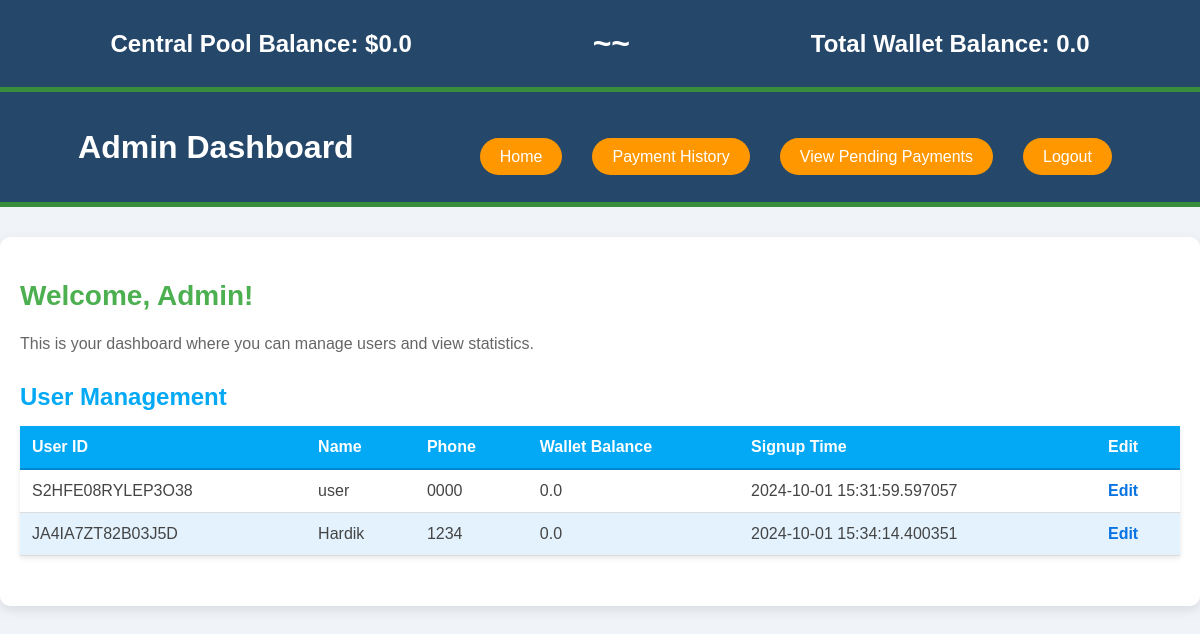
Screenshot of /admin/dashboard (signed in) with the database file from the repository.
### tables this page shows
CREATE TABLE central_pool (
            id INTEGER PRIMARY KEY,
            balance REAL NOT NULL DEFAULT 0
        );

CREATE TABLE users (
            id TEXT PRIMARY KEY,
            name TEXT NOT NULL,
            phone TEXT NOT NULL,
            password TEXT NOT NULL,
            invitation_code TEXT,
            signup_time DATETIME NOT NULL,
            user_count INTEGER NOT NULL,
            logged_in INTEGER DEFAULT 0
        );

### app.py (the view)
@app.route('/admin/dashboard')
def admin_dashboard():
    if 'admin_id' not in session:
        flash("Please log in to access the admin dashboard.")
        return redirect(url_for('admin_login'))
    users = get_users_with_wallets()  # This function will be defined below
    total_wallet_balance = get_total_wallet_balance()  # Get total wallet balance
    central_pool_balance = get_central_pool_balance()  # Create this function
    return render_template('admin_dashboard.html', users=users,
                           total_wallet_balance=total_wallet_balance,
                           central_pool_balance=central_pool_balance)

### database.py (called while the page is built)
def get_db_connection():
    conn = sqlite3.connect('database.db', timeout=10)
    conn.execute('PRAGMA busy_timeout = 10000')
    conn.row_factory = sqlite3.Row  # Allows accessing columns by name
    return conn

def get_users_with_wallets():
    conn = get_db_connection()
    cursor = conn.cursor()
    cursor.execute('''
        SELECT users.id, users.name, users.phone, IFNULL(wallets.balance, 0) AS wallet_balance, users.signup_time
        FROM users
        LEFT JOIN wallets ON users.id = wallets.user_id
    ''')
    users = cursor.fetchall()
    conn.close()
    return users

def get_central_pool_balance():
    conn = get_db_connection()
    cursor = conn.cursor()
    cursor.execute("SELECT balance FROM central_pool WHERE id = 1")  # Assuming only one row
    balance = cursor.fetchone()
    conn.close()
    return balance['balance'] if balance else 0

def get_total_wallet_balance():
    conn = get_db_connection()
    cursor = conn.cursor()
    cursor.execute('''
        SELECT SUM(balance) AS total_balance
        FROM wallets
    ''')
    total_balance = cursor.fetchone()['total_balance']
    conn.close()
    return total_balance if total_balance is not None else 0

### templates/admin_dashboard.html (shortened to what this page needs)
<!DOCTYPE html>
<html lang="en">
<head>
    <link rel="stylesheet" href="{{ url_for('static', filename='styles.css') }}" />
</head>
<body>
    <header>
        <h2>Central Pool Balance: ${{ central_pool_balance }}</h2>
        <h1>~~</h1>
        <h2>Total Wallet Balance: {{ total_wallet_balance }}</h2>
    </header>
    <header>
        <h1>Admin Dashboard</h1>
        <nav>
            <ul>
                <li><a href="{{ url_for('admin_dashboard') }}">Home</a></li>
                <li><a href="{{url_for('admin_payment_history')}}">Payment History</a></li>
                <li>
                    <a href="{{ url_for('admin_pending_payments') }}">View Pending Payments</a>
                </li>
                <li><a href="{{url_for('logout')}}">Logout</a></li>
            </ul>
        </nav>
    </header>
    <main>
        <h2>Welcome, Admin!</h2>
        <p>
            This is your dashboard where you can manage users and view statistics.
        </p>
        <section>
            <h3>User Management</h3>
            <table>
                <thead>
                    <tr>
                        <th>User ID</th>
                        <th>Name</th>
                        <th>Phone</th>
                        <th>Wallet Balance</th>
                        <th>Signup Time</th>
                        <th>Edit</th>
                    </tr>
                </thead>
                <tbody>
                    {% for user in users %}
                    <tr>
                        <td>{{ user['id'] }}</td>
                        <td>{{ user['name'] }}</td>
                        <td>{{ user['phone'] }}</td>
                        <td>{{ user.wallet_balance }}</td>
                        <td>{{ user['signup_time'] }}</td>
                        <td>
                            <a href="{{ url_for('edit_user', user_id=user['id']) }}">Edit</a>
                        </td>
                    </tr>
                    {% endfor %}
                </tbody>
            </table>
        </section>
    </main>
</body>
</html>

### static/styles.css (style rules this page uses)
body { font-family: Arial, sans-serif; background-color: #f4f4f4; margin: 0; padding: 0; }
header { background-color: #007bff; color: white; padding: 10px 20px; }
h1 { margin: 0; }
nav ul { list-style: none; padding: 0; }
nav ul li { display: inline; margin-right: 15px; }
nav ul li a { color: white; text-decoration: none; }
main { padding: 20px; max-width: 400px; margin: 20px auto; background-color: white; border-radius: 8px; box-shadow: 0 0 10px rgba(0, 0, 0, 0.1); }

### templates/admin_dashboard.html (style rules this page uses)
body { font-family: "Arial", sans-serif; background-color: #f0f4f8; margin: 0; padding: 0; color: #444; }
header { background-color: #25476a; color: white; padding: 20px; text-align: center; display: flex; justify-content: space-around; align-items: center; flex-wrap: wrap; border-bottom: 5px solid #388e3c; }
header h2, header h1 { margin: 5px; }
nav { margin-top: 20px; }
nav ul { display: flex; justify-content: center; list-style: none; padding: 0; }
nav ul li { margin: 0 15px; }
nav ul li a { text-decoration: none; color: white; font-size: 16px; padding: 10px 20px; background-color: #ff9800; border-radius: 30px; transition: background-color 0.3s ease; }
main { max-width: 1200px; margin: 30px auto; padding: 20px; background-color: white; border-radius: 10px; box-shadow: 0 4px 12px rgba(0, 0, 0, 0.1); }
main h2 { font-size: 28px; color: #4caf50; }
main p { color: #666; font-size: 16px; }
section { margin-top: 30px; }
section h3 { color: #333; margin-bottom: 15px; font-size: 24px; color: #03a9f4; }
table { width: 100%; border-collapse: collapse; margin-bottom: 30px; background-color: #fff; box-shadow: 0 2px 5px rgba(0, 0, 0, 0.1); }
th, td { padding: 12px; text-align: left; }
th { background-color: #03a9f4; color: white; font-weight: bold; border-bottom: 2px solid #0288d1; }
td { border-bottom: 1px solid #ddd; }
tr:nth-child(even) { background-color: #e3f2fd; }
td a { color: #0973e1; text-decoration: none; font-weight: bold; }

### rows the page displays
central_pool: balance "0.0"
users: id "S2HFE08RYLEP3O38", name "user", phone "0000", wallet_balance "0.0", signup_time "2024-10-01 15:31:59.597057"
users: id "JA4IA7ZT82B03J5D", name "Hardik", phone "1234", wallet_balance "0.0", signup_time "2024-10-01 15:34:14.400351"

### other values shown
{{ total_wallet_balance }} "0.0"
